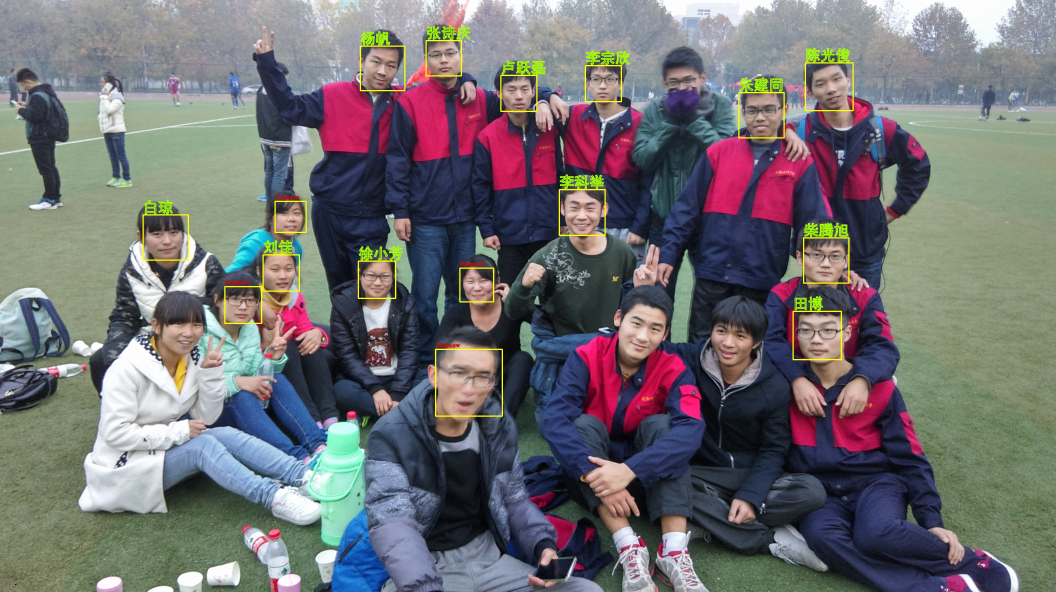
#> input picture data/search_img/IMAG1712.jpg, 4224 x 2368 px (shown at 1/4 size)
$ python -i search_img.py   (imports and definitions only)   (Python 2 division)
#> lines starting #> are read from the running program, lines starting #| are printed output that depends on the picture
### face/DBConnect.py
import MySQLdb
def dbconnect():
	conn = MySQLdb.connect(host='localhost',port=3306,user='root',passwd='ubuntu',db='FRT',charset="utf8")
	return conn

### search_img.py
 # -*- coding:utf-8 -*-
import cv2
import os
import sys
import shutil
import time
from face import DBConnect
from face import FaceAPI
# outer_id="141402060900"

# [2 lines not run here, left out]
# [1 line that did not run here, left out]
# [1 line that did not run here, left out]

# [2 lines not run here, left out]

def main():
	global i,filesdir
	fileList=filelist('./data/search_img/')
	with open('./data/log/search_img.log','r') as f:
		content=f.read()
	for i in fileList:
		if i in content:
			filesdir=i.split('/')[3]
			print"{}:-----------Has Been exist!".format(filesdir)
		if i not in content:
			filesdir1=i.split('/')[3]
			filesdir=i.split('/')[3].split('.')[0]
			if not os.path.exists('./data/search_img/{}'.format(filesdir)):
				os.makedirs('./data/search_img/{}/'.format(filesdir))
				shutil.copyfile('./data/search_img/{}'.format(filesdir1),'./data/search_img/{}/{}'.format(filesdir,filesdir1))
			detect(i)
			with open("./data/log/search_img.log",'a') as f:
				f.write(i)
def filelist(dir,topdown=True):
	fileList = []
 	for root, dirs, files in os.walk(dir, topdown):
		for PicName in files:
			fileList.append(os.path.join(root,PicName))
		return fileList

def get_detail():
	cur.execute("select * from face_data where face_token='%s'"%face_token)
	line=cur.fetchone()
	ID,name,gender=line[0],line[1],line[3]
	detail=[ID,name]
	print"ID：{}".format(ID)
	print"Name：{}".format(name)
	print"gender：{}".format(gender)
	return detail
def detect(filename):
#> called with filename = 'data/search_img/IMAG1712.jpg'
	global face_token
	count=0
	faces=[]
	face_cascade1 = cv2.CascadeClassifier('./data/cascades/haarcascade_frontalface_alt.xml')
	face_cascade2=cv2.CascadeClassifier('./data/cascades/haarcascade_frontalface_default.xml')
	img = cv2.imread(filename)
#> img is the input picture: shape (2368, 4224, 3); mean B, G, R 113.3, 111, 112.7
	gray = cv2.cvtColor(img, cv2.COLOR_BGR2GRAY)
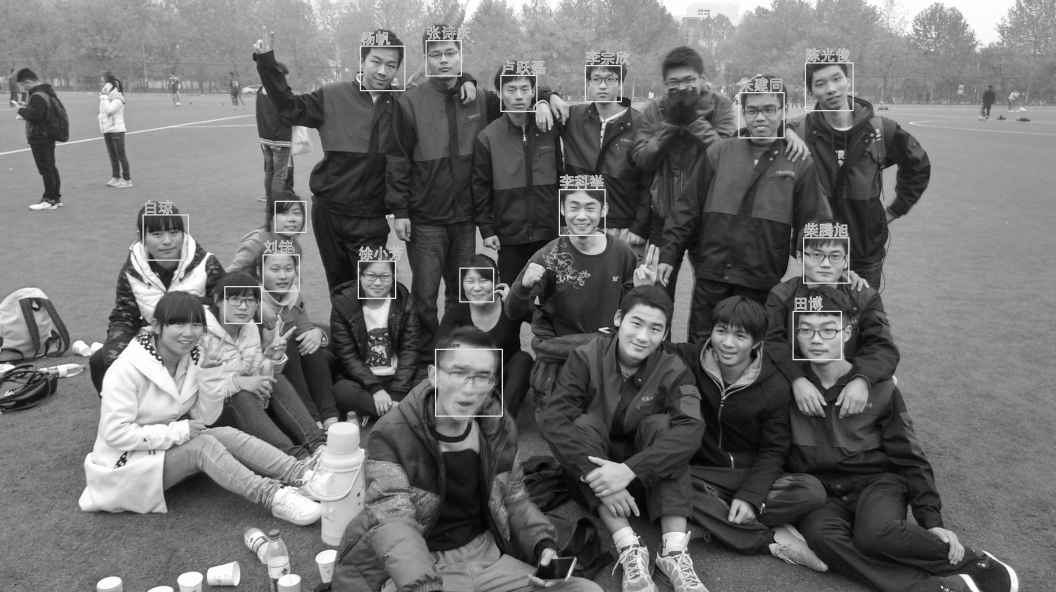
#> gray: shape (2368, 4224) (shown at 1/4 size); min 0, max 255, mean 111.8
	faces1=face_cascade1.detectMultiScale(gray, 1.3, 5)
#> faces1 = 13 rows, first 6: [1705, 163, 142, 142], [1100, 806, 124, 124], [1843, 1075, 128, 128], [2344, 264, 138, 138], [2003, 301, 144, 144], [2955, 372, 180, 180]
	faces2=face_cascade2.detectMultiScale(gray,1.3,5)
#> faces2 = 15 rows, first 6: [1841, 1081, 119, 119], [2693, 1540, 118, 118], [1700, 160, 148, 148], [2343, 264, 139, 139], [2004, 304, 141, 141], [1051, 1018, 153, 153]
	try:
		faces=faces1 if faces1.size <= faces2.size else faces2
#> faces has the same summary as faces1
	except AttributeError:
		print"HEllO"

#> (the run stopped early here; a loop or call above may not have finished)
